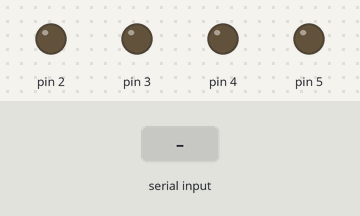
This sketch was run on a simulated Arduino Uno, built with avr-gcc and run on an emulated ATmega328P. On the bench: output pins drawn as LEDs (lit = HIGH). The inputs (shaded band) are chosen by the test bench.

Above: at 1.2 s.
1.3 s: "f" received over Serial
At 2.5 s:
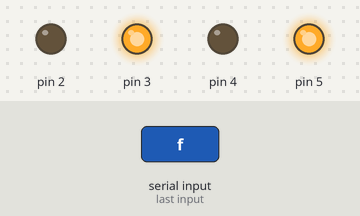
2.8 s: "b" received over Serial
At 3.8 s:
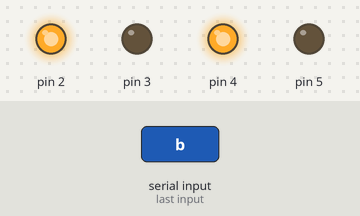
4.3 s: "l" received over Serial
At 4.9 s:
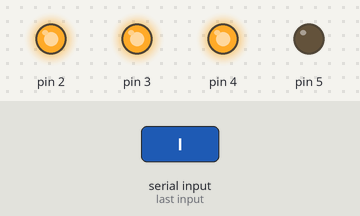
5.8 s: "r" received over Serial
At 6.1 s:
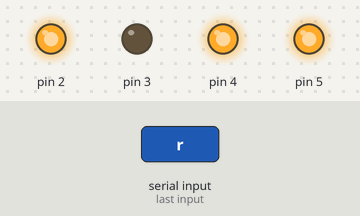
7.3 s: "s" received over Serial
At 8.4 s:
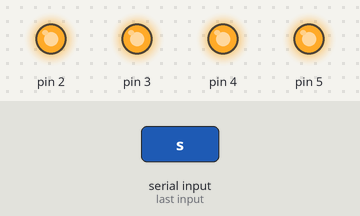
Timing chart, 0 to 9.8 s (numbered marks = the images above; inputs shaded):
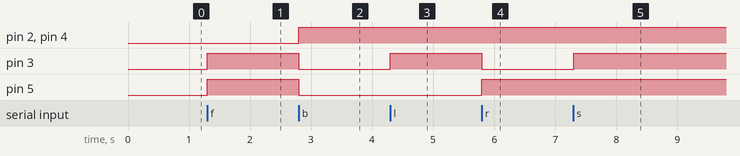

Measured:
- after the input at 1.3 s, pin 3, pin 5: LOW → HIGH at once
- after the input at 2.8 s, pin 2, pin 4: LOW → HIGH at once; pin 3, pin 5: HIGH → LOW at once
- after the input at 4.3 s, pin 3: LOW → HIGH at once
- after the input at 5.8 s, pin 3: HIGH → LOW at once; pin 5: LOW → HIGH at once
- after the input at 7.3 s, pin 3: LOW → HIGH at once

The sketch:

robotcontrol.ino
```cpp
void setup() {
  // put your setup code here, to run once:
  Serial.begin(9600);
pinMode(2,1);
pinMode(3,1);
pinMode(4,1);
pinMode(5,1);
}
 char a; int i=0;
void loop() {
  // put your main code here, to run repeatedly:


if(Serial.available())
{a=Serial.read();


if(a=='f')
{digitalWrite(2,0);
digitalWrite(3,1);
digitalWrite(4,0);
digitalWrite(5,1);
}

if(a=='b')
{digitalWrite(2,1);
digitalWrite(3,0);
digitalWrite(4,1);
digitalWrite(5,0);

}

if(a=='l')
{digitalWrite(2,1);
digitalWrite(3,1);
digitalWrite(4,1);
digitalWrite(5,0);

}

  if(a=='r')
{digitalWrite(2,1);
digitalWrite(3,0);
digitalWrite(4,1);
digitalWrite(5,1);

}

if(a=='s')
{digitalWrite(2,1);
digitalWrite(3,1);
digitalWrite(4,1);
digitalWrite(5,1);

}
}


}
```
